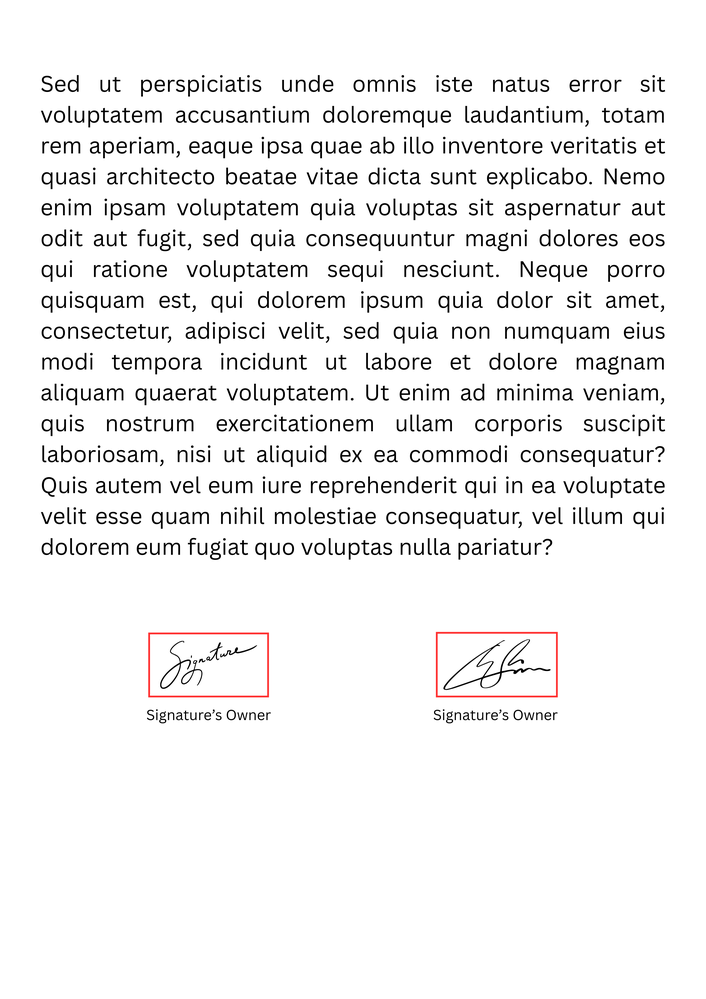
#> input picture docu_example.png, 706 x 999 px, shrunk from 4419 x 6250 before the run
$ jupyter execute document_sig_extractor.ipynb
#> lines starting #> are read from the running program, lines starting #| are printed output that depends on the picture; after the words box and inside, x2 and y2 are one past the last pixel; in counts of white or black regions, pixels touching at a corner belong together
[cell 1]
import cv2
import numpy as np
from PIL import Image
import matplotlib.pyplot as plt
import os

[cell 2]
def extract_signatures_from_red_boxes(image_path, output_folder='extracted_signatures', min_area=500):
    """
    Extracts all signatures from inside red boxes in an image.

    Parameters:
    - image_path: Path to the input image
    - output_folder: Folder where extracted signatures will be saved
    - min_area: Minimum area (in pixels) for a contour to be considered a red box

    Returns:
    - signatures: List of extracted signature regions as numpy arrays
    """
#> called with image_path = 'docu_example.png', output_folder = 'extracted_signature.png', min_area = 500

    # Create output folder if it doesn't exist
    if not os.path.exists(output_folder):
        os.makedirs(output_folder)

    # Read the image
    img = cv2.imread(image_path)
#> img is the input picture: shape (999, 706, 3); mean B, G, R 240.7, 240.7, 241.1
    if img is None:
        raise ValueError(f"Could not read image from {image_path}")

    # Convert to RGB for display (OpenCV uses BGR)
    img_rgb = cv2.cvtColor(img, cv2.COLOR_BGR2RGB)

    # Convert to HSV color space for better color detection
    hsv = cv2.cvtColor(img, cv2.COLOR_BGR2HSV)
#> hsv: shape (999, 706, 3); mean H, S, V 0, 0.4, 241.1

    # Define range for red color in HSV
    # Red color wraps around in HSV, so we need two ranges
    lower_red1 = np.array([0, 100, 100])
    upper_red1 = np.array([10, 255, 255])
    lower_red2 = np.array([160, 100, 100])
    upper_red2 = np.array([180, 255, 255])

    # Create masks for red color
    mask1 = cv2.inRange(hsv, lower_red1, upper_red1)
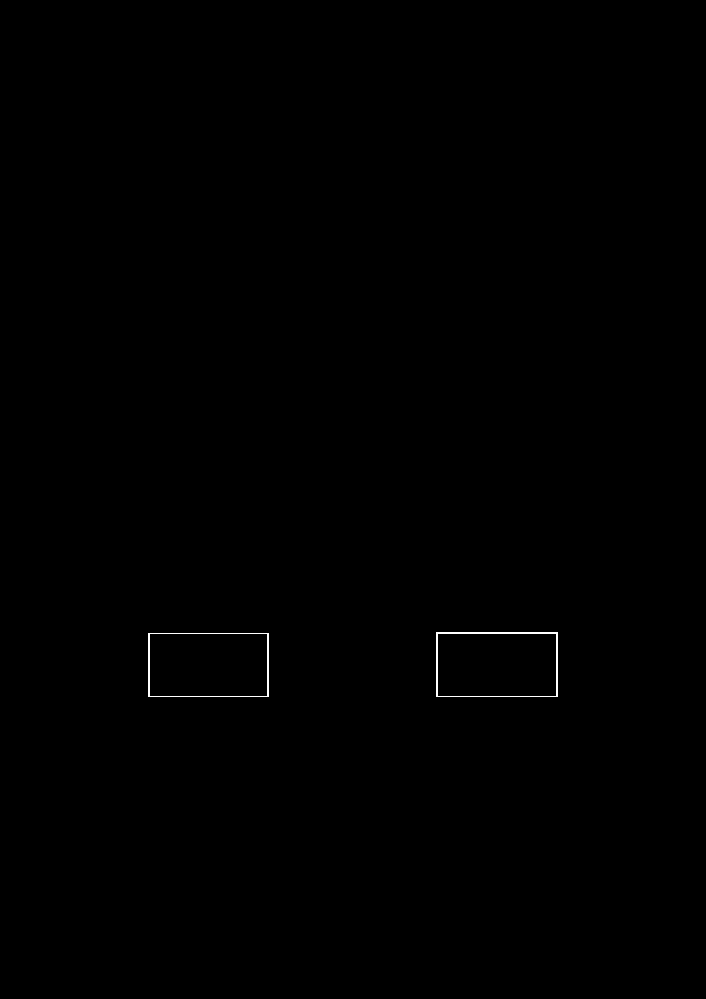
#> mask1: shape (999, 706); 0.16% white in thin lines or dots, all inside (x1, y1, x2, y2) = (148, 632, 558, 697)
    mask2 = cv2.inRange(hsv, lower_red2, upper_red2)
#> mask2: shape (999, 706); every value is 0
    red_mask = cv2.bitwise_or(mask1, mask2)

    # Apply morphological operations to clean up the mask
    kernel = np.ones((5, 5), np.uint8)
    red_mask = cv2.morphologyEx(red_mask, cv2.MORPH_CLOSE, kernel)
    red_mask = cv2.morphologyEx(red_mask, cv2.MORPH_OPEN, kernel)

    # Find contours of all red boxes
    contours, _ = cv2.findContours(red_mask, cv2.RETR_EXTERNAL, cv2.CHAIN_APPROX_SIMPLE)
#> contours = []

    if not contours:
        raise ValueError("No red boxes detected in the image")

    # Filter contours by area to avoid small noise
    valid_contours = [cnt for cnt in contours if cv2.contourArea(cnt) > min_area]

    if not valid_contours:
        raise ValueError(f"No red boxes with area > {min_area} pixels detected")

    print(f"Found {len(valid_contours)} red box(es)")

    # Sort contours by position (top to bottom, left to right)
    bounding_boxes = [cv2.boundingRect(cnt) for cnt in valid_contours]
    sorted_indices = sorted(range(len(bounding_boxes)),
                           key=lambda i: (bounding_boxes[i][1], bounding_boxes[i][0]))

    signatures = []
    img_with_boxes = img_rgb.copy()

    # Process each red box
    for idx, contour_idx in enumerate(sorted_indices):
        x, y, w, h = bounding_boxes[contour_idx]

        # Draw rectangle on visualization image
        cv2.rectangle(img_with_boxes, (x, y), (x + w, y + h), (0, 255, 0), 3)
        cv2.putText(img_with_boxes, f"#{idx+1}", (x, y-10),
                   cv2.FONT_HERSHEY_SIMPLEX, 0.9, (0, 255, 0), 2)

        # Add inward padding to exclude the red box border
        border_thickness = 5  # Adjust based on your red box border thickness
        x1 = max(0, x + border_thickness)
        y1 = max(0, y + border_thickness)
        x2 = min(img.shape[1], x + w - border_thickness)
        y2 = min(img.shape[0], y + h - border_thickness)

        # Skip if the box is too small after border removal
        if x2 <= x1 or y2 <= y1:
            print(f"Warning: Box #{idx+1} is too small after border removal, skipping...")
            continue

        # Crop the signature region (excluding the red border)
        cropped_signature = img_rgb[y1:y2, x1:x2]

        # Remove any remaining red pixels
        signature_cleaned = cropped_signature.copy()

        # Convert to HSV for the cropped region
        signature_bgr = cv2.cvtColor(signature_cleaned, cv2.COLOR_RGB2BGR)
        signature_hsv = cv2.cvtColor(signature_bgr, cv2.COLOR_BGR2HSV)

        # Create mask for red pixels in the cropped signature
        red_pixels_mask1 = cv2.inRange(signature_hsv, lower_red1, upper_red1)
        red_pixels_mask2 = cv2.inRange(signature_hsv, lower_red2, upper_red2)
        red_pixels_mask = cv2.bitwise_or(red_pixels_mask1, red_pixels_mask2)

        # Replace red pixels with white
        signature_cleaned[red_pixels_mask > 0] = [255, 255, 255]

        # Save the signature
        output_path = os.path.join(output_folder, f'signature_{idx+1}.png')
        Image.fromarray(signature_cleaned).save(output_path)
        signatures.append(signature_cleaned)

        print(f"Signature #{idx+1} extracted: x={x}, y={y}, width={w}, height={h}")
        print(f"  Saved to: {output_path}")

    # Visualize the results
    num_signatures = len(signatures)
    if num_signatures > 0:
        # Determine grid layout
        total_plots = num_signatures + 2  # +2 for original and detected images
        cols = min(3, total_plots)  # Max 3 columns
        rows = (total_plots + cols - 1) // cols  # Ceiling division

        plt.figure(figsize=(5 * cols, 5 * rows))

        # Original image
        plt.subplot(rows, cols, 1)
        plt.imshow(img_rgb)
        plt.title('Original Image')
        plt.axis('off')

        # Image with detected red boxes
        plt.subplot(rows, cols, 2)
        plt.imshow(img_with_boxes)
        plt.title(f'Detected {num_signatures} Red Box(es)')
        plt.axis('off')

        # Extracted signatures
        for idx, sig in enumerate(signatures):
            plt.subplot(rows, cols, idx + 3)
            plt.imshow(sig)
            plt.title(f'Signature #{idx+1}')
            plt.axis('off')

        plt.tight_layout()
        viz_path = os.path.join(output_folder, 'extraction_visualization.png')
        plt.savefig(viz_path, dpi=150, bbox_inches='tight')
        plt.show()
        print(f"\nVisualization saved to: {viz_path}")

    return signatures
